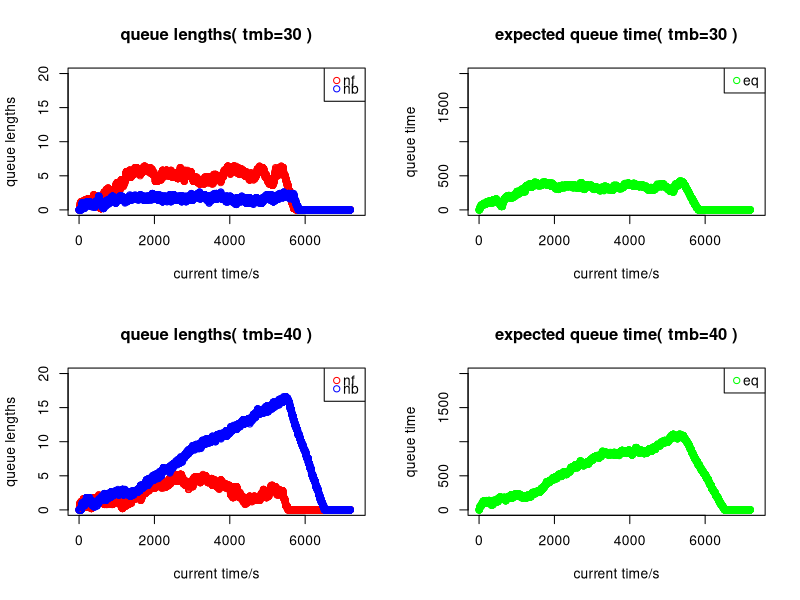

Source code (R):
##########################################
#  Simulation of passport control queues #
##########################################


# Members and Contribution Breakdown



# This R code consists of a model that will help simulating the passport
# control queues, particularly on simulating cars moving through French, followed
# by British passport control at a French ferry terminal. The main function used
# for such simulation is named as qsim.

# Model Assumptions:
# 1. There are no queues at the start of the period, i.e., nf = nb = 0
# 2. Check-in closes 30 mins before departure, i.e., no new arriving cars
# 3. There are no extreme events that will affect the output, e.g., system broke down during the process
# 4. The arrival car takes 0 seconds to join the queue
#    - "queue" refers to the French queue at the start and British queue during transmission

# Constants in the qsim model:
# 1. mf is the number of french passport control stations
# 2. mb is the number of british passport control stations
# 3. maxb is the maximum british queue length (per station)
# 4. a.rate is the probability of a car arriving each second

# Parameters in the qsim model: 
# 1. tf, the processing time for a french station is uniformly distributed between tmf and tmf+trf
# 2. tb, the processing time for a british station is uniformly distributed between tmb and tmb+trb
# # Default simulation parameters: average rate of processing passports by French and British = arrival rate (a.rate)

# For each simulation second, the output should contain:
# 1. nf: the vector of average length of french queues (measured by # cars/mf, length(nf)=7200)
# 2. nb: the vector of average length of british queues (measured by # cars/mb, length(nb)=7200)
# 3. eq: the vector of average expected waiting time for a car at the start of the french queue

# Stages: nf, nb
# We update every second for:
# 1. nf, according to a.rate and
# 2. nb, according to processing time assigned to each car and the length of British queue
# # If there is a car arriving at French station, 
# # compute tf (= the time until the car leave for British station)


# n is the number of simulated seconds. 
# In this case, we are simulating queues for 2 hours, thus n=7200



# Define "countdown" function
# Aim to decrease processing times for each car by one second in each loop
# if they are greater than zero
# Parameter used is "remaining processing times".


countdown <- function(xx) {

  # extract index of numbers in a vector xx that are greater than zero
  ii <- which(xx > 0)

  # these number will decrease by one
  xx[ii] <- xx[ii] - 1

  # return vector xx
  xx
}


# Define "insert_cars" function
# Aim to determine which queue that an arriving car should join and
# to assign processing times if it is the first car for that queue
# Parameters used are "queue status in each station", "remaining processing times" and "parameters for uniform distributions".

insert_cars <- function(queues, times_left, tm, tr) {

  # extract the index of the shortest queue
  ii <- which.min(queues)

  # this queue will increase by one (car)
  queues[ii] <- queues[ii] + 1

  # if that car is the first car in the queue
  if (queues[ii] == 1)

    # assign processing time with the given parameters tm and tr
    times_left[ii] <- sample(tm:(tm + tr), 1)

  # Return outputs in a list of 2;
  # namely "q" for queues in each station and "cd" for remaining processing times
  list(q=queues, cd=times_left)
}


# Define "update_stations" function
# Aim to process the transmission of cars from French to British border.
# Each queue will have one car less when the process is finished, and if there are
# more cars in the following, we will assign processing time to that car.
# Parameters used are "queue status in each station", "processing times" and "parameters for uniform distribution".

update_stations <- function(queues, times_left, ii, tm, tr) {

  # queues at each station will have one car less
  queues[ii] <- queues[ii] - 1

  # extract index of queues that has no cars
  ii_no_car <- which(queues == 0)

  # if there are still cars in the queue, after one car moves out to British border,
  # extract index of the queues with the following cars
  ii_countdown <- setdiff(ii, ii_no_car)

  # assign processing times for the following cars in the queue
  times_left[ii_countdown] <- sample(tm:(tm + tr), length(ii_countdown), replace = TRUE)

  # let the processing times at the index of queues without cars to be "-1"
  times_left[ii_no_car] <- -1

  # return output as lists of "q" for
  list(q=queues, cd=times_left)
}

# Define "qsim" function
# Parameters are defined as above.
qsim <- function(mf=5, mb=5, a.rate=.1, trb=40, trf=40, tmb=30, tmf=30, maxb=20) {

  # Number of simulated seconds
  n <- 2 * 60 * 60 # 7200
  # Number of seconds in the last half an hour
  n_ <- 0.5 * 60 * 60 # 1800

  # determine if there is an arriving car - indicated by "True" or "False"
  car_coming <- runif(n - n_) < a.rate

  # initialise a list of "mf (number of french stations)" numbers, with "-1"
  # "-1" indicates that a station has no cars being process
  # "0" indicates that the processing time for a car is up
  # otherwise it will show the remaining processing time for the first car in the queue
  french.times_left <- rep(-1, mf)

  # initialise a list of "mf" numbers, with "0"
  # this shows the number of cars that are queueing in each station
  french.queues <- rep(0, mf)

  # initialise a list of "mb (number of british stations)" numbers, with "-1"
  # concept is the same as above (see line 137 - 139)
  brit.times_left <- rep(-1, mb)

  # initialise a list of "mb" numbers, with "0"
  # concept is the same as above (see line 143)
  brit.queues <- rep(0, mb)

  # initialise outputs of the model
  nf <- nb <- eq <- rep(0, n)

  for (i in 1:n) { ## loop over seconds

    ## General updates
    # apply countdown func so that processing time for all stations will
    #  decrease by one second in each iteration
    french.times_left <- countdown(french.times_left)
    brit.times_left <- countdown(brit.times_left)

    ## Entering French border

    # if the simulated seconds is within the 1.5 hour timeframe of the control process
    # and there is an arriving car
    if (i < length(car_coming) && car_coming[i]) {

      # apply "insert_cars" function by stating its parameter
      # the outputs are "q" (queueing status in each station) and "cd" (remaining processing times)
      french <- insert_cars(french.queues, french.times_left, tmf, trf)

      # store each output in a new vector
      french.times_left <- french$cd # "cd" (remaining processing times)
      french.queues <- french$q # "q" (queueing status in each station)
    }

    ## Transmission (Moving from French border to British border)

    # determine which cars' processing time is up; extract their index
    # these will be the cars to be removed from french border (and to be moved to british border)
    idx_rmv <- which(french.times_left == 0)

    # if the length of cars to be removed from french queue is not zero and
    #   total cars in all british stations is less than the maximum capacity of the british stations
    # - max capacity is computed by the multiplication of number of british stations (mb)
    #     and maximum of cars in each british station (maxb)
    if (length(idx_rmv) != 0 && sum(brit.queues) < mb * maxb) {

      ## Exit from French border
      # if the total cars moving to british station is not 1
      if (length(idx_rmv) != 1)
        # assign processing times to these cars,
        # where the number of cars depends on the queueing status in the british border,
        # therefore we take the minimum of:
        # 1. the difference between the max capacity in each british stations
        # 2. the total number of cars moving to british stations
        idx_rmv <- sample(idx_rmv, min(mb * maxb - sum(brit.queues), length(idx_rmv)))

      # total number of cars to be removed from french border are the number of cars
      #   that will undergo transmission
      transmit <- length(idx_rmv)

      # apply "update_stations" function by stating its parameters
      # the outputs are "q" (queueing status in each station) and "cd" (remaining processing times)
      french <- update_stations(french.queues, french.times_left, idx_rmv, tmf, trf)

      # store each output in a new vector
      french.times_left <- french$cd # "cd" (remaining processing times)
      french.queues <- french$q # "q" (queueing status in each station)

      ## Entering British border
      for (j in 1:transmit) { ## loop over the number of cars that will undergo transmission

        # apply "insert_cars" function by stating its parameters
        # the outputs are "q" (queueing status in each station) and "cd" (remaining processing times)
        brit <- insert_cars(brit.queues, brit.times_left, tmb, trb)

        # store each output in a new vector
        brit.times_left <- brit$cd # "q" (queue status in each station)
        brit.queues <- brit$q # "q" (queueing status in each station)
      }
    }

    # determine which cars' processing time is up; extract their index
    # these will be the cars to be removed from british border (and completed their border transmission)
    idx_rmv <- which(brit.times_left == 0)

    ## Exit from British border
    # if the total cars to be removed from british station is not 1
    if (length(idx_rmv) != 0) {

      # apply "update_stations" function by stating its parameters
      # the outputs are "q" (queueing status in each station) and "cd" (remaining processing times)
      brit <- update_stations(brit.queues, brit.times_left, idx_rmv, tmb, trb)

      # store each output in a new vector
      brit.times_left <- brit$cd # "cd" (remaining processing times)
      brit.queues <- brit$q # "q" (queue status in each station)
    }

    ## Outputs
    # nf and nb are computed by a vector with "mf" and "mb" number of lists
    nf[i] <- mean(french.queues)
    nb[i] <- mean(brit.queues)

    # eq is computed based on the sum of 
    # 1. multiplication of nf and average processing time at each French station
    # 2. multiplication of nb and average processing time at each British station
    eq[i] <- nf[i] * (tmf + trf / 2) + nb[i] * (tmb + trb / 2)
  }

  # Print the outputs as vectors
  list(nf=nf, nb=nb, eq=eq)
}

plot_qsim <- function(res, params) {
  x_indices <- seq_along(res$nf) #将nf的index对应到x轴

  #在左上角的图中画出nf的点状图
  plot(x_indices, res$nf, col = "red", xlab = "current time/s", ylab = "queue lengths",
     main = paste("queue lengths(", params, ")"),
     xlim = c(0, 7300), ylim = c(0, 20))
  legend("topright", legend = c("nf", "nb"), col = c("red", "blue"),
     pch = 1, x.intersp = 0.5, y.intersp = 0.5) #给出对应颜色的批注
  points(x_indices, res$nb, col="blue") #在第一张图中添加nb的点状图

  plot(x_indices, res$eq, col = "green", xlab = "current time/s", ylab = "queue time",
     main = paste("expected queue time(", params, ")"),
     xlim = c(0, 7300), ylim = c(0, 2000))
  legend("topright", legend = "eq", col = "green", pch = 1, x.intersp = 0.5, y.intersp = 0.5)
}

par(mfrow=c(2, 2)) #创建4张图的模型

plot_qsim(qsim(), "tmb=30")

plot_qsim(qsim(tmb=40), "tmb=40")


failed <- logical(100)  #设置空的vector

#将qsim重复跑一百次，记录下最后一秒的预计排队数
for (i in 1:100) {
  res <- qsim(tmb=40)
  failed[i] <- res$nf[length(res$nf)] + res$nb[length(res$nb)] != 0
}

prob <- mean(failed)
print(prob)

# 用点还是用线？
# 100次实验，tmb=40？
# 坐标
# 用不用考虑结尾的nf？
